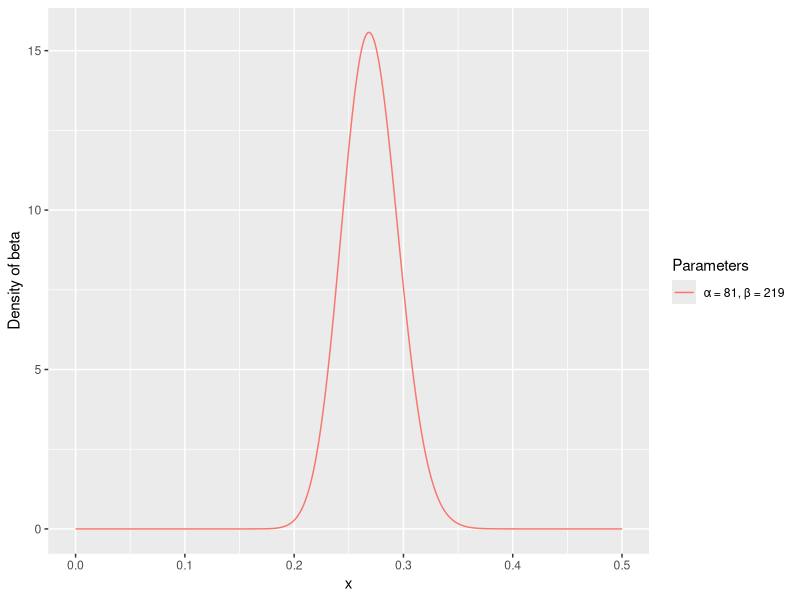
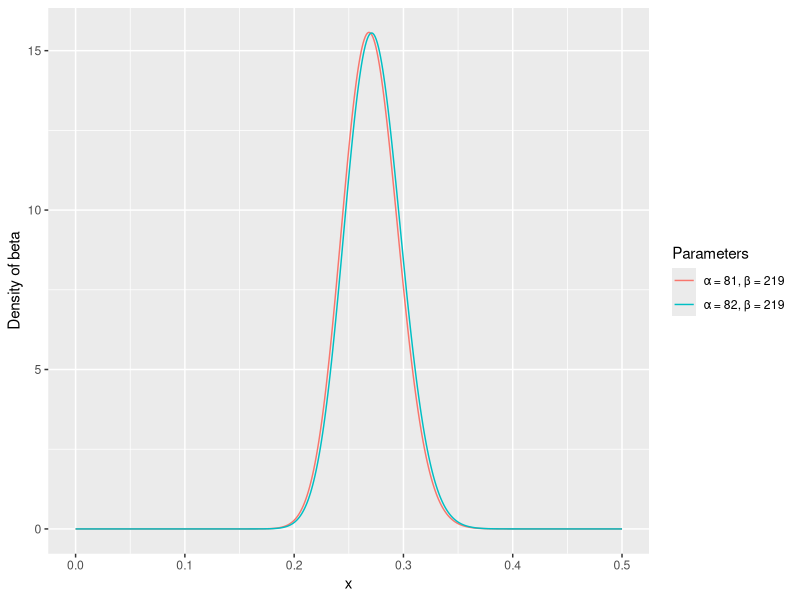
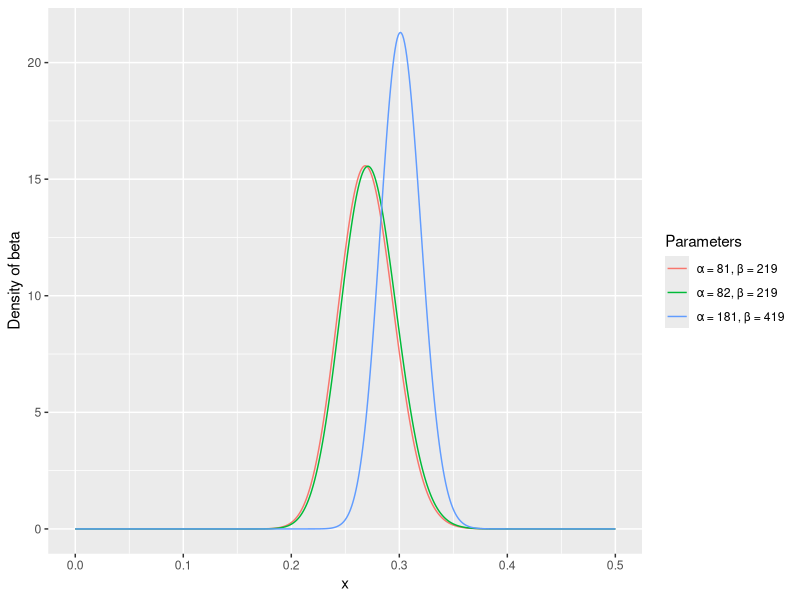

R code for these plots, in order:
## ---- chunk 1
library(ggplot2)
library(dplyr)

sim <- data.frame(a = c(81, 82, 81 + 100),
                  b = c(219, 219, 219 + 200)) %>%
    group_by(a, b) %>%
    do(data_frame(x = seq(0, 1, .001), y = dbeta(x, .$a, .$b))) %>%
    mutate(Parameters = paste0("\u03B1 = ", a, ", \u03B2 = ", b)) %>%
    ungroup %>%
    mutate(Parameters = factor(Parameters, levels = unique(Parameters)))
## ---- chunk 2
sim %>% filter(a == 81) %>%
    ggplot(aes(x, y, color = Parameters)) + geom_line() +
    xlim(0, .5) + ylab("Density of beta")
## ---- chunk 3
sim %>% filter(a < 100) %>%
    ggplot(aes(x, y, color = Parameters)) + geom_line() +
    xlim(0, .5) + ylab("Density of beta")
## ---- chunk 4
sim %>% ggplot(aes(x, y, color = Parameters)) + geom_line() +
    xlim(0, .5) + ylab("Density of beta")
